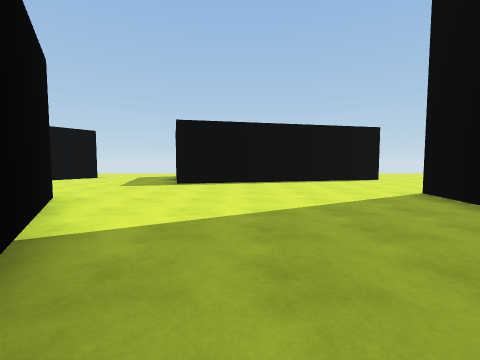
[1] (above)

13 first-person views from a walk through a Unity game level. The camera is 1.3 m above the floor, tilts 4° down and sees 85° across. The floor is counted in squares, 2 m on a side. Each view is taken from the middle of a square. On the plan, view 1 faces up. The plan holds only what a view shows up to about 9 squares ahead; the rest is blank. The place goes on beyond the plan.

[2]
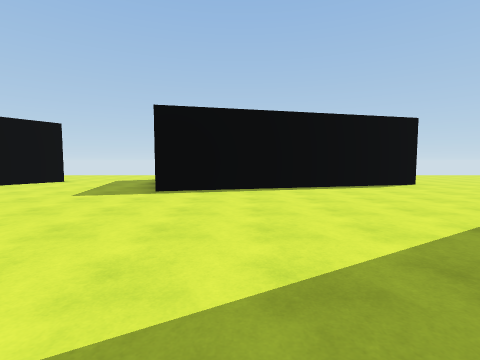

[3]
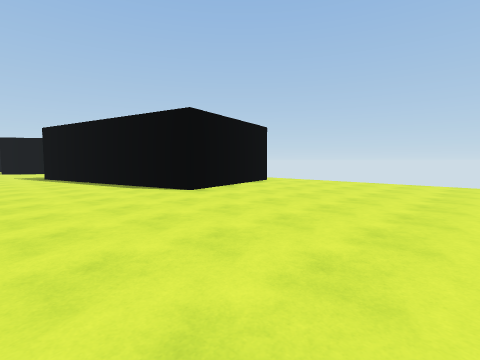

[4]
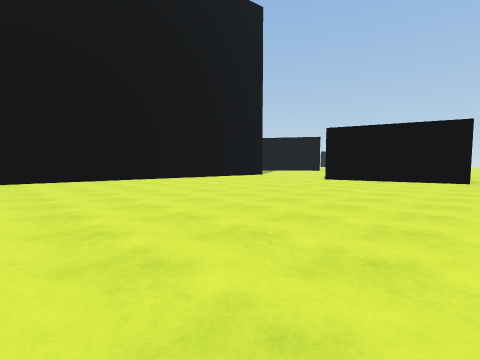

[5]
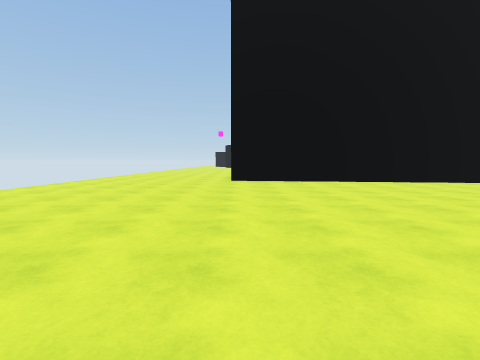

[6]
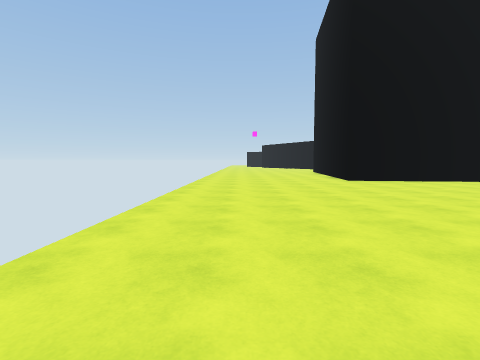

[7]
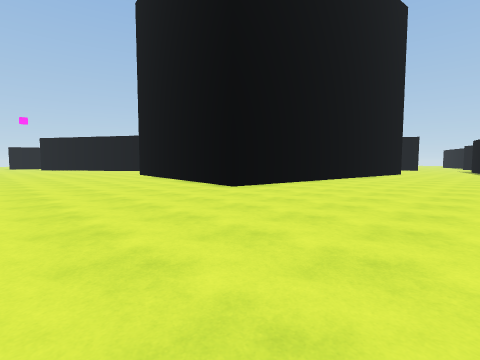

[8]
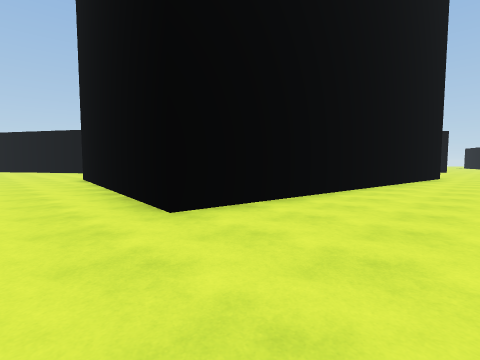

[9]
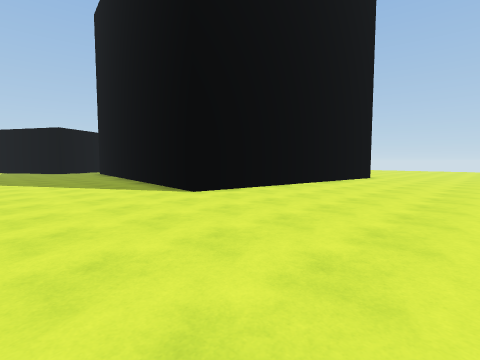

[10]
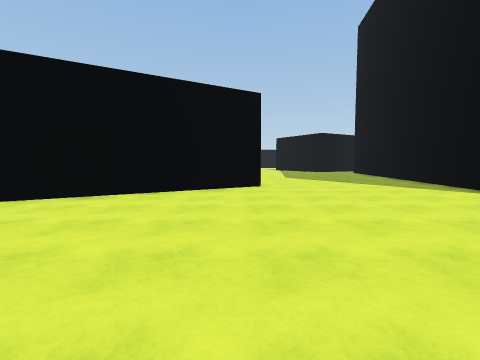

[11]
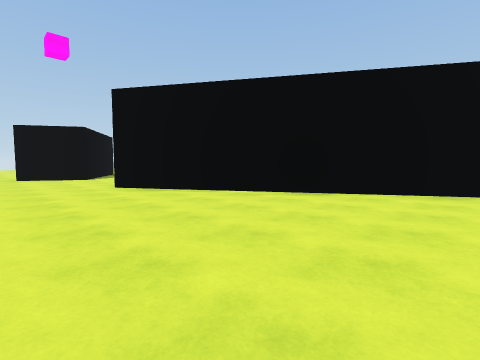

[12]
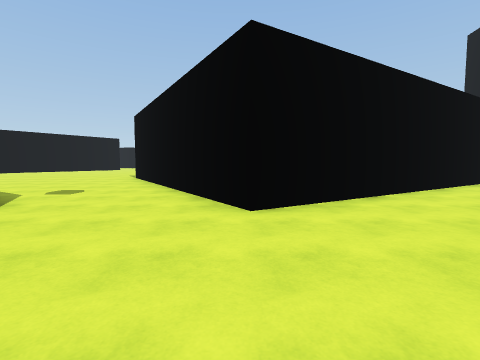

[13]
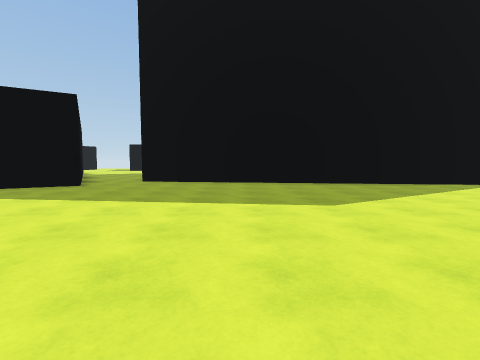

### Floor plan
Key: @ floor where view 1 was taken; # wall or solid block; . floor.
Columns run from 7 left of view 1 to 19 right of it. Each row starts with its distance up from view 1.
 14             ..........
 13            #..........   .
 12            #........... ...
 11   ...      #...............
 10 ##...     ##...............
  9 #.... #####................
  8  ....##....................
  7   .........................
  6    ........................
  5    ........####............
  4     #......#  ########.....
  3      ......          #.....
  2       ....           #.....
  1       ...           ##.....
  0        @            #......
 -1                     #.....
 -2         ..#####     #.....
 -3         #.....#######.....
 -4        ##.................
 -5        #..................
 -6         ..................
 -7          .................
 -8           ...............
 -9            .....  #.......
-10             ...   ##......
-11              .     #......
-12                    ##.....
-13                     #.....
-14                     ##....
-15                      ##...
-16                       #....
-17                    ##.....
-18                  ###......
-19                  #.......
-20                  ..... #.
-21                  ..... ##
-22                  ....

Where each view was taken, in squares from view 1:
view 1: 0 up, 0 right, facing up
view 2: 2 up, 0 right, facing up
view 3: 6 up, 10 right, facing up-left
view 4: 14 up, 14 right, facing down-left
view 5: 13 up, 14 right, facing down
view 6: 13 up, 18 right, facing down
view 7: 9 up, 19 right, facing down-left
view 8: 7 up, 16 right, facing down-left
view 9: 7 down, 18 right, facing up-left
view 10: 9 down, 18 right, facing left
view 11: 9 down, 18 right, facing down-left
view 12: 16 down, 19 right, facing left
view 13: 11 down, 6 right, facing up
